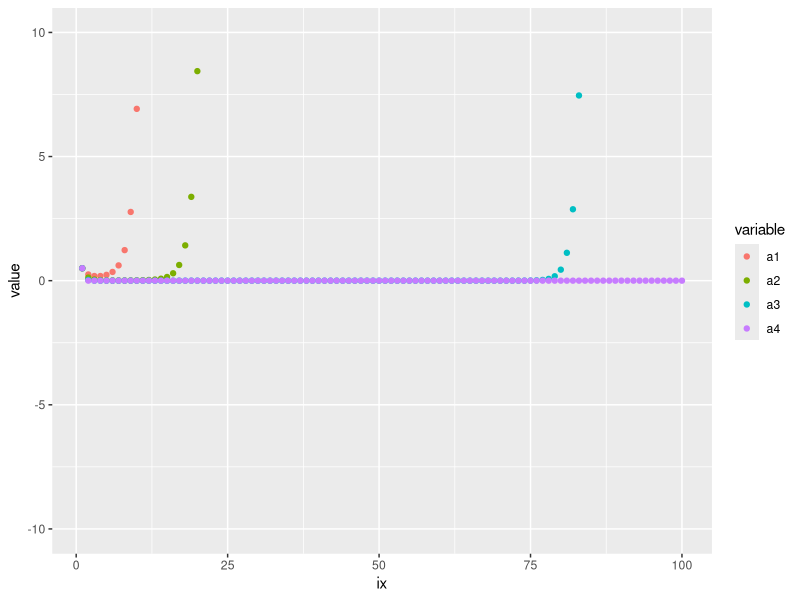

Here is the R script that generated this plot:
library("ggplot2")
library("reshape")

getData <- function (n,maxp)  {
return(sapply(1:maxp, function(p) 2^(-p-n*(p-1)) * factorial(p)));
}



plotThis <- function () {
  size = 100
  a1 = getData(1,size);
  a2 = getData(2,size);
  a3 = getData(4,size);
  a4 = getData(8,size);
  d = data.frame(ix=1:size,a1,a2,a3,a4);
  melted = melt(d, id.vars="ix");
  ggplot(data=melted, aes(x=ix, y=value, color=variable)) + geom_point() + ylim(-10,10);
  ggsave("plot.pdf") 
}

plotThis()
